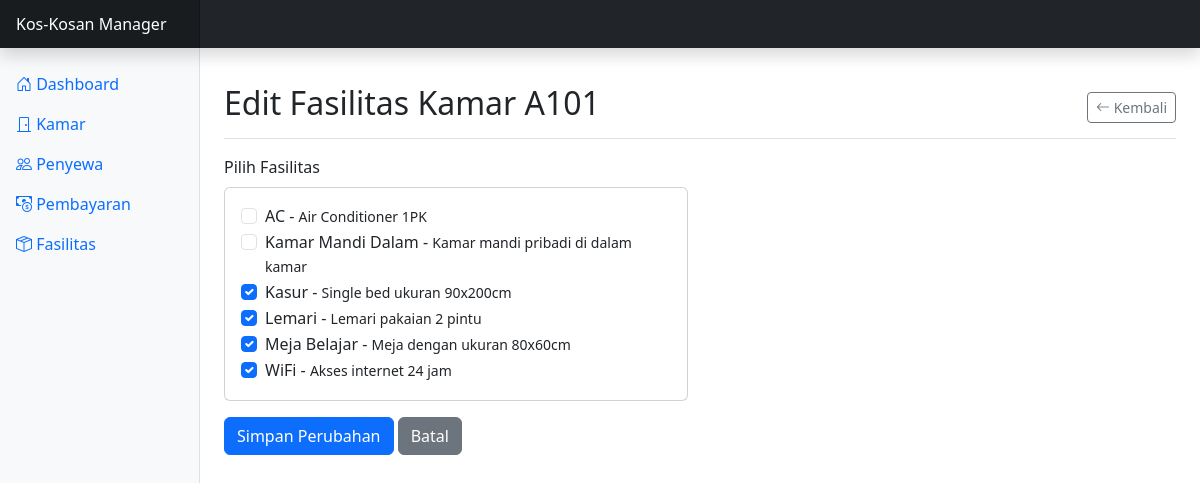
The page /kamar.php?action=edit_fasilitas&id=1 on the database its author committed.
### tables this page shows
CREATE TABLE kamar (
    id_kamar INT AUTO_INCREMENT PRIMARY KEY,
    nomor_kamar VARCHAR(10) NOT NULL,
    lantai INT NOT NULL,
    ukuran VARCHAR(20) NOT NULL,
    harga_sewa DECIMAL(10, 2) NOT NULL,
    status ENUM('kosong', 'terisi') NOT NULL DEFAULT 'kosong',
    deskripsi TEXT,
    created_at TIMESTAMP DEFAULT CURRENT_TIMESTAMP,
    updated_at TIMESTAMP DEFAULT CURRENT_TIMESTAMP ON UPDATE CURRENT_TIMESTAMP
);

CREATE TABLE fasilitas (
    id_fasilitas INT AUTO_INCREMENT PRIMARY KEY,
    nama_fasilitas VARCHAR(100) NOT NULL,
    deskripsi TEXT,
    created_at TIMESTAMP DEFAULT CURRENT_TIMESTAMP,
    updated_at TIMESTAMP DEFAULT CURRENT_TIMESTAMP ON UPDATE CURRENT_TIMESTAMP
);

### class/Kamar.php (called while the page is built, shortened)
<?php
class Kamar {
    private $conn;
    private $table_name = "kamar";
    public $id_kamar;
    public function __construct($db) {
        $this->conn = $db;
    }
    public function getOne() {
        $query = "SELECT * FROM " . $this->table_name . " WHERE id_kamar = :id";
        $stmt = $this->conn->prepare($query);
        $this->id_kamar = htmlspecialchars(strip_tags($this->id_kamar));
        $stmt->bindParam(":id", $this->id_kamar);
        $stmt->execute();
        $row = $stmt->fetch(PDO::FETCH_ASSOC);
        if($row) {
            $this->nomor_kamar = $row['nomor_kamar'];
            return true;
        }
        return false;
    }
}
?>

### class/Fasilitas.php (called while the page is built, shortened)
<?php
class Fasilitas {
    private $conn;
    private $table_name = "fasilitas";
    public function __construct($db) {
        $this->conn = $db;
    }
    public function getAll($search = "") {
        $query = "SELECT * FROM " . $this->table_name;
        $query .= " ORDER BY nama_fasilitas ASC";
        $stmt = $this->conn->prepare($query);
        $stmt->execute();
        return $stmt;
    }
    public function getByKamar($id_kamar) {
        $query = "SELECT f.*
                  FROM " . $this->table_name . " f
                  INNER JOIN kamar_fasilitas kf ON f.id_fasilitas = kf.id_fasilitas
                  WHERE kf.id_kamar = :id_kamar
                  ORDER BY f.nama_fasilitas ASC";
        $stmt = $this->conn->prepare($query);
        $id_kamar = htmlspecialchars(strip_tags($id_kamar));
        $stmt->bindParam(":id_kamar", $id_kamar);
        $stmt->execute();
        return $stmt;
    }
}
?>

### view/kamar/edit_fasilitas.php (the view, shortened to what this page needs)
<?php
$stmt_all_fasilitas = $fasilitas->getAll();
$stmt_kamar_fasilitas = $fasilitas->getByKamar($id_kamar);
$kamar_fasilitas = [];
while($row = $stmt_kamar_fasilitas->fetch(PDO::FETCH_ASSOC)) {
    $kamar_fasilitas[] = $row['id_fasilitas'];
}
?>
<div class="d-flex justify-content-between flex-wrap flex-md-nowrap align-items-center pt-3 pb-2 mb-3 border-bottom">
    <h1 class="h2">Edit Fasilitas Kamar <?php echo $kamar->nomor_kamar; ?></h1>
    <div class="btn-toolbar mb-2 mb-md-0">
        <a href="kamar.php?action=view&id=<?php echo $id_kamar; ?>" class="btn btn-sm btn-outline-secondary">
            <i class="bi bi-arrow-left"></i> Kembali
        </a>
    </div>
</div>
<div class="row">
    <div class="col-md-6">
        <form action="kamar.php?action=update_fasilitas" method="post">
            <div class="mb-3">
                <label class="form-label">Pilih Fasilitas</label>
                <div class="card">
                    <div class="card-body">
                        <?php
                        if($stmt_all_fasilitas->rowCount() > 0) {
                            while($row = $stmt_all_fasilitas->fetch(PDO::FETCH_ASSOC)) {
                                $checked = in_array($row['id_fasilitas'], $kamar_fasilitas) ? 'checked' : '';
                                echo '<div class="form-check">';
                                echo '<input class="form-check-input" type="checkbox" name="fasilitas[]" value="' . $row['id_fasilitas'] . '" id="fasilitas_' . $row['id_fasilitas'] . '" ' . $checked . '>';
                                echo '<label class="form-check-label" for="fasilitas_' . $row['id_fasilitas'] . '">';
                                echo $row['nama_fasilitas'];
                                if(!empty($row['deskripsi'])) {
                                    echo ' - <small>' . $row['deskripsi'] . '</small>';
                                }
                                echo '</label>';
                                echo '</div>';
                            }
                        } else {
                            echo '<p class="text-muted">Tidak ada fasilitas tersedia.</p>';
                        }
                        ?>
                    </div>
                </div>
            </div>
            <button type="submit" class="btn btn-primary">Simpan Perubahan</button>
            <a href="kamar.php?action=view&id=<?php echo $id_kamar; ?>" class="btn btn-secondary">Batal</a>
        </form>
    </div>
</div>

### rows shown on the page
kamar: nomor_kamar "A101"
fasilitas: nama_fasilitas "AC", deskripsi "Air Conditioner 1PK"
fasilitas: nama_fasilitas "Kamar Mandi Dalam", deskripsi "Kamar mandi pribadi di dalam kamar"
fasilitas: nama_fasilitas "Kasur", deskripsi "Single bed ukuran 90x200cm"
fasilitas: nama_fasilitas "Lemari", deskripsi "Lemari pakaian 2 pintu"
fasilitas: nama_fasilitas "Meja Belajar", deskripsi "Meja dengan ukuran 80x60cm"
fasilitas: nama_fasilitas "WiFi", deskripsi "Akses internet 24 jam"
